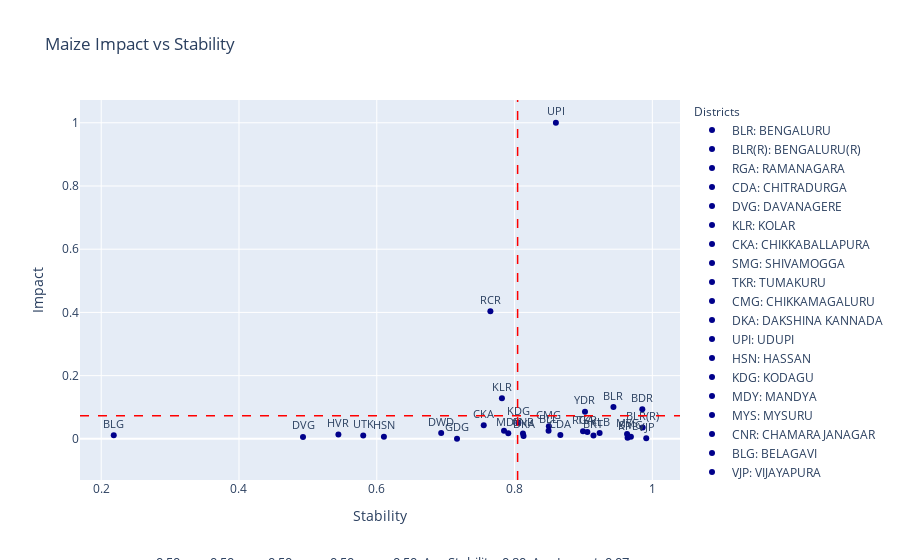

The notebook cell saved with this chart:
### Code cell
import pandas as pd
import plotly.express as px
import ipywidgets as widgets
from ipywidgets import interact
from IPython.display import clear_output
import plotly.graph_objects as go

def update_plot(alpha1, alpha2, alpha3, alpha4, alpha5):
    
    tolerance = 1e-5 
    filtered_df = viz_df[
        (viz_df['Sensitivity_SowingSeedsDistributed_Maize_320'].between(alpha1 - tolerance, alpha1 + tolerance)) &
        (viz_df['Sensitivity_LivestockCensus_2012_Cattle_354'].between(alpha2 - tolerance, alpha2 + tolerance)) &
        (viz_df['Sensitivity_AreaUnderCereals_Maize_193'].between(alpha3 - tolerance, alpha3 + tolerance)) & 
        (viz_df['Sensitivity_TotalNPK_315'].between(alpha4 - tolerance, alpha4 + tolerance)) &
        (viz_df['Sensitivity_NetAreaIrrigatedUnderDifferentSources_TubeWells_NetIrrigatedArea_182'].between(alpha5 - tolerance, alpha5 + tolerance))
    ]

    # Create a scatter plot with filtered data
    fig = px.scatter(filtered_df, x='Stability_Values', y='Normalized Percentage Change', title='Maize Impact vs Stability',
                     labels={'Normalized Percentage Change': 'Impact', 'Stability_Values': 'Stability'},
                     text='Abbreviation', opacity=1, color_discrete_sequence=['darkblue'])

    fig.update_traces(textposition='top center', textfont=dict(size=11))
    
    # Adding average lines for stability and percentage change
    avg_stability = filtered_df['Stability_Values'].mean()
    avg_precent = filtered_df['Normalized Percentage Change'].mean()

    # Update layout to add annotations and legends
    fig.update_layout(
        annotations=[
            dict(
                x=0.5,
                y=-0.25,
                showarrow=False,
                text=f'α<sub>MS</sub>: {alpha1:.2f}, α<sub>LV</sub>: {alpha2:.2f}, α<sub>AM</sub>: {alpha3:.2f}, α<sub>NPK</sub>: {alpha4:.2f}, α<sub>TBW</sub>: {alpha5:.2f}, Avg Stability: {avg_stability:.2f}, Avg Impact: {avg_precent:.2f} ',
                xref="paper",
                yref="paper",
                font=dict(size=13)
            )
        ],
        legend_title_text='Districts',
        legend_title=dict(font=dict(size=12)),
    )

    # Adding custom legends with abbreviations and full forms
    legend_labels = [{'Abbreviation': abb, 'Full Form': full_form} 
                     for abb, full_form in zip(filtered_df['Abbreviation'].unique(), filtered_df['District'].unique())]

    for label in legend_labels:
        fig.add_trace(go.Scatter(
            x=[None],
            y=[None],
            mode='markers',
            marker=dict(color='darkblue'),
            name=f"{label['Abbreviation']}: {label['Full Form']}"
        ))

    

    fig.add_shape(
        type='line',
        x0=avg_stability, y0=0, x1=avg_stability, y1=1,
        line=dict(color='red', width=1.5, dash='dash'),
        yref='paper'
    )

    fig.add_shape(
        type='line',
        x0=0, y0=avg_precent, x1=1, y1=avg_precent,
        line=dict(color='red', width=1.5, dash='dash'),
        xref='paper'
    )

    # Add annotations for average values
    fig.add_trace(go.Scatter(
        x=[avg_stability],
        y=[-0.07],
        # text=[f'Avg Stability: {avg_stability:.2f}'],
        mode="text",
        showlegend=False,
        textfont=dict(size=10.7)
    ))

    fig.add_trace(go.Scatter(
        x=[0.3],
        y=[avg_precent-0.04],
        # text=[f'Avg Percentage Change: {avg_precent:.2f}'],
        mode="text",
        showlegend=False,
        textfont=dict(size=10.7)
    ))

    clear_output()

    display(fig)

# Creating sliders for interaction
alpha1_slider = widgets.FloatSlider(value=0.5, min=0, max=1, step=0.1, description='αMS:')
alpha2_slider = widgets.FloatSlider(value=0.5, min=0, max=1, step=0.1, description='αLV:')
alpha3_slider = widgets.FloatSlider(value=0.5, min=0, max=1, step=0.1, description='αAM:')
alpha4_slider = widgets.FloatSlider(value=0.5, min=0, max=1, step=0.1, description='αNPK:')
alpha5_slider = widgets.FloatSlider(value=0.5, min=0, max=1, step=0.1, description='αTBW:')

# Creating interactive plot
interactive_plot = interact(update_plot, alpha1=alpha1_slider, alpha2=alpha2_slider, alpha3=alpha3_slider, alpha4=alpha4_slider, alpha5=alpha5_slider)

# Create update button to trigger plot update
update_button = widgets.Button(description="Update Plot")
update_button.on_click(lambda _: update_plot(alpha1_slider.value, alpha2_slider.value, alpha3_slider.value, alpha4_slider.value, alpha5_slider.value))

# Display the button and sliders
widgets.HBox([update_button, alpha1_slider, alpha2_slider, alpha3_slider, alpha4_slider, alpha5_slider])

### Figure 1 — Plotly figure (JSON) as saved in the notebook; plotly's stock layout.template omitted (floating-point values rounded to 4 significant figures)
{"data": [{"hovertemplate": "Stability=%{x}<br>Impact=%{y}<br>Abbreviation=%{text}<extra></extra>", "legendgroup": "", "marker": {"color": "darkblue", "opacity": 1, "symbol": "circle"}, "mode": "markers+text", "name": "", "orientation": "v", "showlegend": false, "text": ["BLR", "BLR(R)", "RGA", "CDA", "DVG", "KLR", "CKA", "SMG", "TKR", "CMG", "DKA", "UPI", "HSN", "KDG", "MDY", "MYS", "CNR", "BLG", "VJP", "BKT", "DWD", "GDG", "HVR", "UTK", "BLL", "BDR", "KLB", "YDR", "RCR", "KPL", null], "textfont": {"size": 11}, "textposition": "top center", "type": "scatter", "x": [0.9435, 0.986, 0.8994, 0.8665, 0.4929, 0.7817, 0.7553, 0.9689, 0.9057, 0.8498, 0.8131, 0.86, 0.6104, 0.8055, 0.7909, 0.9633, 0.8122, 0.2182, 0.9912, 0.9146, 0.6935, 0.7165, 0.5443, 0.5803, 0.8494, 0.9855, 0.9235, 0.9022, 0.7649, 0.9641, 0.7847], "xaxis": "x", "y": [0.1006, 0.03566, 0.02427, 0.01195, 0.00625, 0.1285, 0.04286, 0.0069, 0.02187, 0.04018, 0.00939, 1, 0.006848, 0.05123, 0.01785, 0.01541, 0.01719, 0.01152, 0.001776, 0.01101, 0.01821, 0, 0.01355, 0.01046, 0.02595, 0.09352, 0.01837, 0.08568, 0.4037, 0.003475, 0.02595], "yaxis": "y"}, {"marker": {"color": "darkblue"}, "mode": "markers", "name": "BLR: BENGALURU", "type": "scatter", "x": [null], "y": [null]}, {"marker": {"color": "darkblue"}, "mode": "markers", "name": "BLR(R): BENGALURU(R)", "type": "scatter", "x": [null], "y": [null]}, {"marker": {"color": "darkblue"}, "mode": "markers", "name": "RGA: RAMANAGARA", "type": "scatter", "x": [null], "y": [null]}, {"marker": {"color": "darkblue"}, "mode": "markers", "name": "CDA: CHITRADURGA", "type": "scatter", "x": [null], "y": [null]}, {"marker": {"color": "darkblue"}, "mode": "markers", "name": "DVG: DAVANAGERE", "type": "scatter", "x": [null], "y": [null]}, {"marker": {"color": "darkblue"}, "mode": "markers", "name": "KLR: KOLAR", "type": "scatter", "x": [null], "y": [null]}, {"marker": {"color": "darkblue"}, "mode": "markers", "name": "CKA: CHIKKABALLAPURA", "type": "scatter", "x": [null], "y": [null]}, {"marker": {"color": "darkblue"}, "mode": "markers", "name": "SMG: SHIVAMOGGA", "type": "scatter", "x": [null], "y": [null]}, {"marker": {"color": "darkblue"}, "mode": "markers", "name": "TKR: TUMAKURU", "type": "scatter", "x": [null], "y": [null]}, {"marker": {"color": "darkblue"}, "mode": "markers", "name": "CMG: CHIKKAMAGALURU", "type": "scatter", "x": [null], "y": [null]}, {"marker": {"color": "darkblue"}, "mode": "markers", "name": "DKA: DAKSHINA KANNADA", "type": "scatter", "x": [null], "y": [null]}, {"marker": {"color": "darkblue"}, "mode": "markers", "name": "UPI: UDUPI", "type": "scatter", "x": [null], "y": [null]}, {"marker": {"color": "darkblue"}, "mode": "markers", "name": "HSN: HASSAN", "type": "scatter", "x": [null], "y": [null]}, {"marker": {"color": "darkblue"}, "mode": "markers", "name": "KDG: KODAGU", "type": "scatter", "x": [null], "y": [null]}, {"marker": {"color": "darkblue"}, "mode": "markers", "name": "MDY: MANDYA", "type": "scatter", "x": [null], "y": [null]}, {"marker": {"color": "darkblue"}, "mode": "markers", "name": "MYS: MYSURU", "type": "scatter", "x": [null], "y": [null]}, {"marker": {"color": "darkblue"}, "mode": "markers", "name": "CNR: CHAMARAJANAGAR", "type": "scatter", "x": [null], "y": [null]}, {"marker": {"color": "darkblue"}, "mode": "markers", "name": "BLG: BELAGAVI", "type": "scatter", "x": [null], "y": [null]}, {"marker": {"color": "darkblue"}, "mode": "markers", "name": "VJP: VIJAYAPURA", "type": "scatter", "x": [null], "y": [null]}, {"marker": {"color": "darkblue"}, "mode": "markers", "name": "BKT: BAGALKOT", "type": "scatter", "x": [null], "y": [null]}, {"marker": {"color": "darkblue"}, "mode": "markers", "name": "DWD: DHARAWAD", "type": "scatter", "x": [null], "y": [null]}, {"marker": {"color": "darkblue"}, "mode": "markers", "name": "GDG: GADAG", "type": "scatter", "x": [null], "y": [null]}, {"marker": {"color": "darkblue"}, "mode": "markers", "name": "HVR: HAVERI", "type": "scatter", "x": [null], "y": [null]}, {"marker": {"color": "darkblue"}, "mode": "markers", "name": "UTK: UTTARA KANNADA", "type": "scatter", "x": [null], "y": [null]}, {"marker": {"color": "darkblue"}, "mode": "markers", "name": "BLL: BALLARI", "type": "scatter", "x": [null], "y": [null]}, {"marker": {"color": "darkblue"}, "mode": "markers", "name": "BDR: BIDAR", "type": "scatter", "x": [null], "y": [null]}, {"marker": {"color": "darkblue"}, "mode": "markers", "name": "KLB: KALABURAGI", "type": "scatter", "x": [null], "y": [null]}, {"marker": {"color": "darkblue"}, "mode": "markers", "name": "YDR: YADGIRI", "type": "scatter", "x": [null], "y": [null]}, {"marker": {"color": "darkblue"}, "mode": "markers", "name": "RCR: RAICHUR", "type": "scatter", "x": [null], "y": [null]}, {"marker": {"color": "darkblue"}, "mode": "markers", "name": "KPL: KOPPAL", "type": "scatter", "x": [null], "y": [null]}, {"marker": {"color": "darkblue"}, "mode": "markers", "name": "nan: VIJAYANAGARA", "type": "scatter", "x": [null], "y": [null]}, {"mode": "text", "showlegend": false, "textfont": {"size": 10.7}, "type": "scatter", "x": [0.8044], "y": [-0.07]}, {"mode": "text", "showlegend": false, "textfont": {"size": 10.7}, "type": "scatter", "x": [0.3], "y": [0.03291]}], "layout": {"annotations": [{"font": {"size": 13}, "showarrow": false, "text": "α<sub>MS</sub>: 0.50, α<sub>LV</sub>: 0.50, α<sub>AM</sub>: 0.50, α<sub>NPK</sub>: 0.50, α<sub>TBW</sub>: 0.50, Avg Stability: 0.80, Avg Impact: 0.07 ", "x": 0.5, "xref": "paper", "y": -0.25, "yref": "paper"}], "legend": {"title": {"font": {"size": 12}, "text": "Districts"}, "tracegroupgap": 0}, "shapes": [{"line": {"color": "red", "dash": "dash", "width": 1.5}, "type": "line", "x0": 0.8044, "x1": 0.8044, "y0": 0, "y1": 1, "yref": "paper"}, {"line": {"color": "red", "dash": "dash", "width": 1.5}, "type": "line", "x0": 0, "x1": 1, "xref": "paper", "y0": 0.07291, "y1": 0.07291}], "title": {"text": "Maize Impact vs Stability"}, "xaxis": {"anchor": "y", "domain": [0, 1], "title": {"text": "Stability"}}, "yaxis": {"anchor": "x", "domain": [0, 1], "title": {"text": "Impact"}}}}
